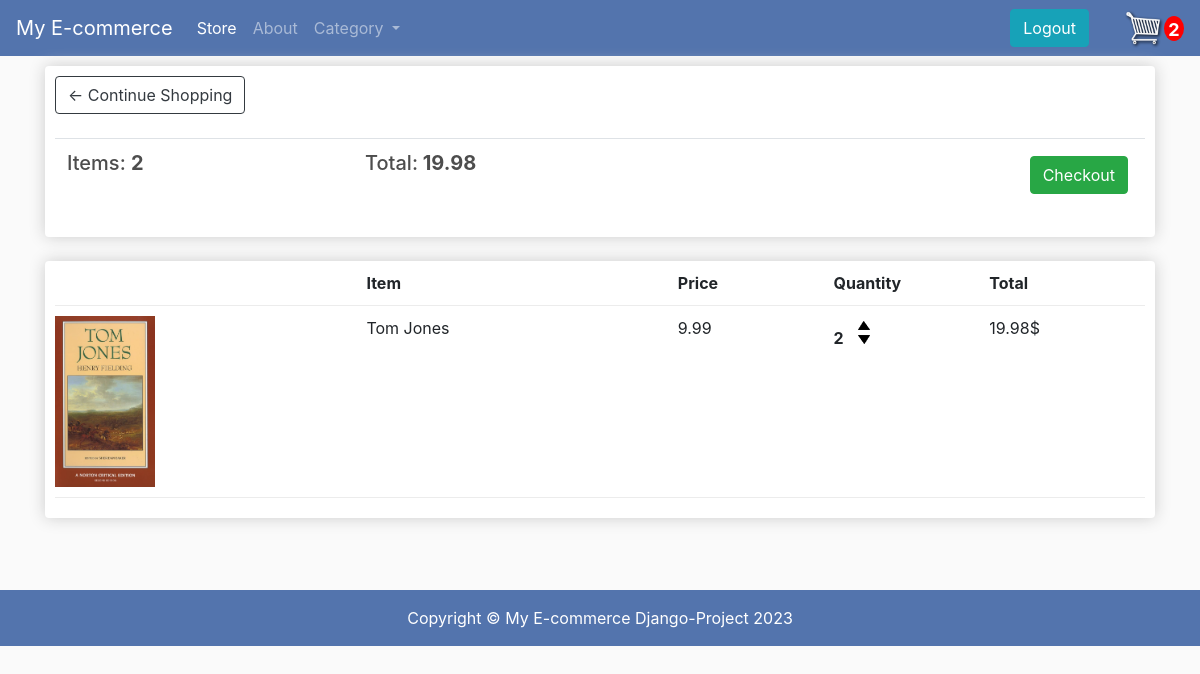
The page /cart/ (signed in) on the database as committed earlier.
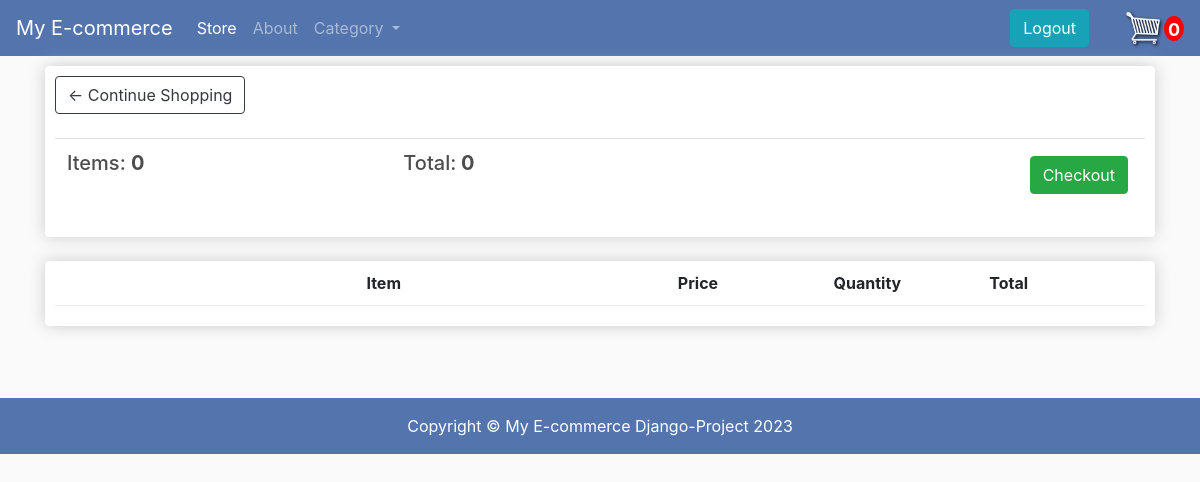
The same page on the database as committed later.
### store/models.py (models this page shows, shortened)
class Order(models.Model):
    customer = models.ForeignKey(Customer, on_delete=models.SET_NULL, null=True, blank=True)
    date_ordered = models.DateTimeField(auto_now_add=True)
    complete = models.BooleanField(default=False)
    transaction_id = models.CharField(max_length=100, null=True)
    @property
    def get_cart_tot(self):
        orderitems = self.orderitem_set.all()
        total = sum([item.get_total for item in orderitems ])
        return total
    @property
    def get_cart_items(self):
        orderitems = self.orderitem_set.all()
        total = sum([item.quantity for item in orderitems ])
        return total

class OrderItem(models.Model):
    product = models.ForeignKey(Product, on_delete = models.SET_NULL, null=True)
    order = models.ForeignKey(Order, on_delete = models.SET_NULL, null=True)
    quantity = models.IntegerField(default = 0, null = True, blank = True)
    date_added = models.DateTimeField(auto_now_add=True)
    @property
    def get_total(self):
        total = self.product.price * self.quantity
        return total

class Product(models.Model):
    name = models.CharField(max_length=200, null=True)
    price = models.DecimalField(max_digits=7, decimal_places=2)
    digital = models.BooleanField(default=False, null=True, blank=True)
    category = models.ForeignKey(Category, on_delete= models.CASCADE, default=1)
    description = models.CharField(max_length=300, default='', blank=True)
    image = models.ImageField(null=True, blank =True)
    @property
    def imageURL(self):
        try:
            url= self.image.url
        except:
            url = ''
        return url

### store/views.py (the view)
# urls.py: path('cart/', views.cart, name= "cart"),
def cart(request):
    data = cartData(request)
    cartItems = data['cartItems']
    order = data['order']
    items = data['items']
    context = {'items' : items, 'order': order, 'cartItems': cartItems}
    return render (request, 'store/cart.html', context)

### store/utils.py (called while the page is built)
def cartData(request):
    if request.user.is_authenticated:
        customer = request.user.customer
        order, created = Order.objects.get_or_create(customer = customer, complete = False)
        items = order.orderitem_set.all()
        cartItems = order.get_cart_items
    else:
        cookieData = cookieCart(request)
        cartItems = cookieData['cartItems']
        order = cookieData['order']
        items = cookieData['items']
    return{'cartItems' : cartItems, 'order': order, 'items': items}

### store/templates/store/cart.html
{% extends 'store/main.html' %}
 {% load static %}
 {% static "images" as baseUrl %}
 {% block content %}
 <div class="row">
    <div class="col-lg-12">
        <div class="box-element">
            <a  class="btn btn-outline-dark" href="{% url 'store' %}">&#x2190; Continue Shopping</a>
            <br>
            <br>
            <table class="table">
                <tr>
                    <th><h5>Items: <strong>{{order.get_cart_items}}</strong></h5></th>
                    <th><h5>Total:<strong> {{order.get_cart_tot}}</strong></h5></th>
                    <th>
                        <a  style="float:right; margin:5px;" class="btn btn-success" href="{% url 'checkout' %}">Checkout</a>
                    </th>
                </tr>
            </table>
        </div>
        <br>
        <div class="box-element">
            <div class="cart-row">
                <div style="flex:2"></div>
                <div style="flex:2"><strong>Item</strong></div>
                <div style="flex:1"><strong>Price</strong></div>
                <div style="flex:1"><strong>Quantity</strong></div>
                <div style="flex:1"><strong>Total</strong></div>
            </div>
            {% for item in items %}
            <div class="cart-row">
                <div style="flex:2"><img class="row-image" src="{{ item.product.imageURL }}"></div>
                <div style="flex:2">{{item.product.name}}</div>
                <div style="flex:1">{{item.product.price|floatformat:2}}</div>
                <div style="flex:1">
                    <p class="quantity">{{item.quantity}}</p>
                    <div class="quantity">
                        <img data-product={{item.product.id}} data-action="add"  class="chg-quantity update-cart" src="{% static  'images/arrow-up.png' %}">
                        <img data-product={{item.product.id}} data-action="remove" class="chg-quantity update-cart" src="{% static  'images/arrow-down.png' %}">
                    </div>
                </div>
                <div style="flex:1"><p>{{item.get_total}}$</p></div>
            </div>
            {% endfor %}
        </div>
    </div>
</div>
 {% endblock content %}

Rows that differ between the two databases and show on the page:
no longer on this page (row edited): Order: get_cart_items "2", get_cart_tot "19.98"
removed OrderItem: product.imageURL (picture), product.name "Tom Jones", product.price "9.99", quantity "2", get_total "19.98"
added Order: get_cart_items "0", get_cart_tot "0"
Other text that changed with them:
{{ cartItems }}: "2" → "0"
